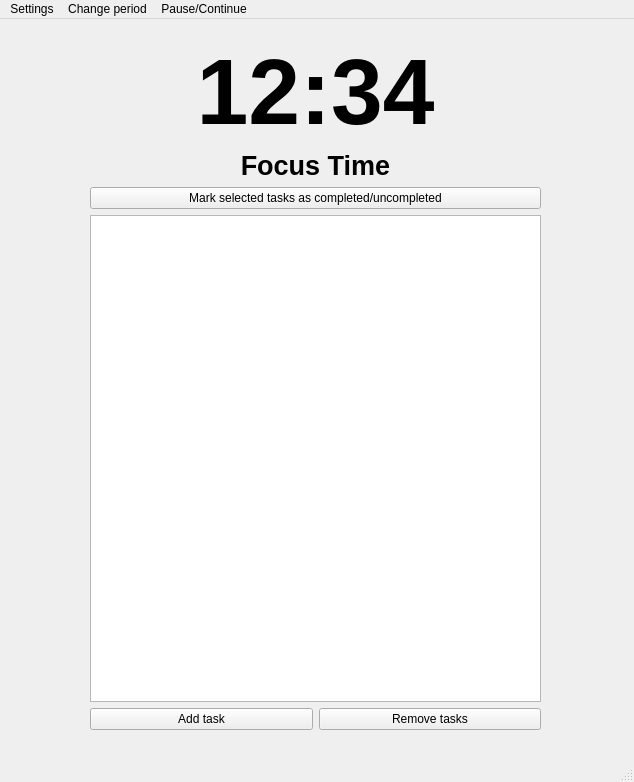
<?xml version="1.0" encoding="UTF-8"?>
<ui version="4.0">
 <class>MainWindow</class>
 <widget class="QMainWindow" name="MainWindow">
  <property name="geometry">
   <rect>
    <x>0</x>
    <y>0</y>
    <width>634</width>
    <height>782</height>
   </rect>
  </property>
  <property name="windowTitle">
   <string>Yandex.Planner</string>
  </property>
  <widget class="QWidget" name="centralwidget">
   <widget class="QWidget" name="verticalLayoutWidget">
    <property name="geometry">
     <rect>
      <x>90</x>
      <y>20</y>
      <width>451</width>
      <height>691</height>
     </rect>
    </property>
    <layout class="QVBoxLayout" name="verticalLayout">
     <item>
      <widget class="QLabel" name="timer">
       <property name="font">
        <font>
         <pointsize>70</pointsize>
         <weight>75</weight>
         <italic>false</italic>
         <bold>true</bold>
        </font>
       </property>
       <property name="text">
        <string>12:34</string>
       </property>
       <property name="alignment">
        <set>Qt::AlignCenter</set>
       </property>
      </widget>
     </item>
     <item>
      <widget class="QLabel" name="periodInfo">
       <property name="font">
        <font>
         <pointsize>20</pointsize>
         <weight>75</weight>
         <italic>false</italic>
         <bold>true</bold>
        </font>
       </property>
       <property name="text">
        <string>Focus Time</string>
       </property>
       <property name="alignment">
        <set>Qt::AlignCenter</set>
       </property>
      </widget>
     </item>
     <item>
      <widget class="QPushButton" name="changeStateButton">
       <property name="text">
        <string>Mark selected tasks as completed/uncompleted</string>
       </property>
      </widget>
     </item>
     <item>
      <widget class="QTableWidget" name="tasksTable"/>
     </item>
     <item>
      <layout class="QHBoxLayout" name="horizontalLayout">
       <item>
        <widget class="QPushButton" name="mainAddTaskButton">
         <property name="text">
          <string>Add task</string>
         </property>
        </widget>
       </item>
       <item>
        <widget class="QPushButton" name="removeButton">
         <property name="text">
          <string>Remove tasks</string>
         </property>
        </widget>
       </item>
      </layout>
     </item>
    </layout>
   </widget>
  </widget>
  <widget class="QMenuBar" name="menubar">
   <property name="geometry">
    <rect>
     <x>0</x>
     <y>0</y>
     <width>634</width>
     <height>22</height>
    </rect>
   </property>
   <widget class="QMenu" name="menuSettings">
    <property name="title">
     <string>Settings</string>
    </property>
    <addaction name="setTimeSchedule"/>
    <addaction name="ClearData"/>
   </widget>
   <widget class="QMenu" name="ChangePeriod">
    <property name="title">
     <string>Change period</string>
    </property>
    <addaction name="ChangeToFocusTime"/>
    <addaction name="ChangeToShortBreak"/>
    <addaction name="ChangeToLongBreak"/>
   </widget>
   <widget class="QMenu" name="menuPause_Unpause">
    <property name="title">
     <string>Pause/Continue</string>
    </property>
   </widget>
   <addaction name="menuSettings"/>
   <addaction name="ChangePeriod"/>
   <addaction name="menuPause_Unpause"/>
  </widget>
  <widget class="QStatusBar" name="statusbar"/>
  <action name="setTimeSchedule">
   <property name="text">
    <string>Time Schedule</string>
   </property>
  </action>
  <action name="ChangeToFocusTime">
   <property name="checkable">
    <bool>true</bool>
   </property>
   <property name="text">
    <string>Focus Time</string>
   </property>
  </action>
  <action name="ChangeToShortBreak">
   <property name="checkable">
    <bool>true</bool>
   </property>
   <property name="text">
    <string>Short Break</string>
   </property>
  </action>
  <action name="ChangeToLongBreak">
   <property name="checkable">
    <bool>true</bool>
   </property>
   <property name="text">
    <string>Long Break</string>
   </property>
  </action>
  <action name="ClearData">
   <property name="text">
    <string>Clear data</string>
   </property>
  </action>
 </widget>
 <resources/>
 <connections/>
</ui>
